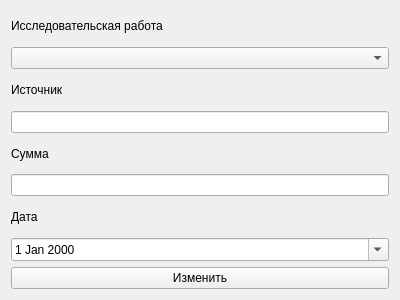
<?xml version="1.0" encoding="UTF-8"?>
<ui version="4.0">
 <class>funding_update</class>
 <widget class="QWidget" name="funding_update">
  <property name="geometry">
   <rect>
    <x>0</x>
    <y>0</y>
    <width>400</width>
    <height>300</height>
   </rect>
  </property>
  <property name="windowTitle">
   <string>Form</string>
  </property>
  <layout class="QGridLayout" name="gridLayout">
   <item row="0" column="0">
    <widget class="QLabel" name="label_2">
     <property name="text">
      <string>Исследовательская работа</string>
     </property>
    </widget>
   </item>
   <item row="1" column="0">
    <widget class="QComboBox" name="comboBox"/>
   </item>
   <item row="2" column="0">
    <widget class="QLabel" name="label">
     <property name="text">
      <string>Источник</string>
     </property>
    </widget>
   </item>
   <item row="3" column="0">
    <widget class="QLineEdit" name="SourceInput">
     <property name="focusPolicy">
      <enum>Qt::ClickFocus</enum>
     </property>
     <property name="inputMethodHints">
      <set>Qt::ImhEmailCharactersOnly</set>
     </property>
    </widget>
   </item>
   <item row="4" column="0">
    <widget class="QLabel" name="label_3">
     <property name="text">
      <string>Сумма</string>
     </property>
    </widget>
   </item>
   <item row="5" column="0">
    <widget class="QLineEdit" name="AmountInput">
     <property name="focusPolicy">
      <enum>Qt::ClickFocus</enum>
     </property>
     <property name="inputMethodHints">
      <set>Qt::ImhPreferNumbers</set>
     </property>
    </widget>
   </item>
   <item row="6" column="0">
    <widget class="QLabel" name="label_4">
     <property name="text">
      <string>Дата</string>
     </property>
    </widget>
   </item>
   <item row="7" column="0">
    <widget class="QDateEdit" name="dateEdit">
     <property name="calendarPopup">
      <bool>true</bool>
     </property>
    </widget>
   </item>
   <item row="8" column="0">
    <widget class="QPushButton" name="InsertSubmit">
     <property name="sizePolicy">
      <sizepolicy hsizetype="Expanding" vsizetype="Fixed">
       <horstretch>0</horstretch>
       <verstretch>0</verstretch>
      </sizepolicy>
     </property>
     <property name="maximumSize">
      <size>
       <width>16777215</width>
       <height>16777215</height>
      </size>
     </property>
     <property name="sizeIncrement">
      <size>
       <width>0</width>
       <height>0</height>
      </size>
     </property>
     <property name="baseSize">
      <size>
       <width>0</width>
       <height>0</height>
      </size>
     </property>
     <property name="layoutDirection">
      <enum>Qt::LeftToRight</enum>
     </property>
     <property name="styleSheet">
      <string notr="true"/>
     </property>
     <property name="text">
      <string>Изменить</string>
     </property>
     <property name="autoRepeatInterval">
      <number>100</number>
     </property>
     <property name="autoDefault">
      <bool>false</bool>
     </property>
    </widget>
   </item>
  </layout>
 </widget>
 <resources/>
 <connections/>
</ui>
